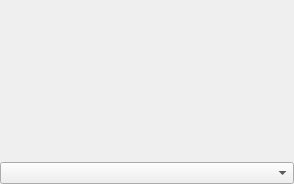
<?xml version="1.0" encoding="UTF-8"?>
<ui version="4.0">
 <class>CurrentAccountWidget</class>
 <widget class="QWidget" name="CurrentAccountWidget">
  <property name="geometry">
   <rect>
    <x>0</x>
    <y>0</y>
    <width>294</width>
    <height>184</height>
   </rect>
  </property>
  <property name="sizePolicy">
   <sizepolicy hsizetype="MinimumExpanding" vsizetype="MinimumExpanding">
    <horstretch>0</horstretch>
    <verstretch>0</verstretch>
   </sizepolicy>
  </property>
  <property name="minimumSize">
   <size>
    <width>0</width>
    <height>100</height>
   </size>
  </property>
  <property name="windowTitle">
   <string>Form</string>
  </property>
  <property name="autoFillBackground">
   <bool>false</bool>
  </property>
  <property name="styleSheet">
   <string notr="true"/>
  </property>
  <layout class="QHBoxLayout" name="horizontalLayout_2">
   <property name="spacing">
    <number>0</number>
   </property>
   <property name="leftMargin">
    <number>0</number>
   </property>
   <property name="topMargin">
    <number>0</number>
   </property>
   <property name="rightMargin">
    <number>0</number>
   </property>
   <property name="bottomMargin">
    <number>0</number>
   </property>
   <item>
    <layout class="QVBoxLayout" name="fullLayout" stretch="4,0,0">
     <property name="spacing">
      <number>0</number>
     </property>
     <item>
      <layout class="QHBoxLayout" name="idDisplayLayout" stretch="0,0,0">
       <property name="leftMargin">
        <number>10</number>
       </property>
       <property name="topMargin">
        <number>3</number>
       </property>
       <property name="rightMargin">
        <number>10</number>
       </property>
       <property name="bottomMargin">
        <number>3</number>
       </property>
       <item>
        <spacer name="horizontalSpacer_2">
         <property name="orientation">
          <enum>Qt::Horizontal</enum>
         </property>
         <property name="sizeHint" stdset="0">
          <size>
           <width>40</width>
           <height>20</height>
          </size>
         </property>
        </spacer>
       </item>
       <item alignment="Qt::AlignHCenter|Qt::AlignVCenter">
        <widget class="QLabel" name="currentAccountPixmap">
         <property name="sizePolicy">
          <sizepolicy hsizetype="MinimumExpanding" vsizetype="MinimumExpanding">
           <horstretch>0</horstretch>
           <verstretch>0</verstretch>
          </sizepolicy>
         </property>
         <property name="minimumSize">
          <size>
           <width>0</width>
           <height>60</height>
          </size>
         </property>
         <property name="text">
          <string/>
         </property>
        </widget>
       </item>
       <item>
        <spacer name="horizontalSpacer">
         <property name="orientation">
          <enum>Qt::Horizontal</enum>
         </property>
         <property name="sizeHint" stdset="0">
          <size>
           <width>40</width>
           <height>20</height>
          </size>
         </property>
        </spacer>
       </item>
      </layout>
     </item>
     <item alignment="Qt::AlignHCenter">
      <widget class="QLabel" name="accountsStatus">
       <property name="minimumSize">
        <size>
         <width>20</width>
         <height>10</height>
        </size>
       </property>
       <property name="styleSheet">
        <string notr="true">text: centered;</string>
       </property>
       <property name="text">
        <string/>
       </property>
      </widget>
     </item>
     <item>
      <widget class="QComboBox" name="currentAccountSelector"/>
     </item>
    </layout>
   </item>
  </layout>
 </widget>
 <resources/>
 <connections/>
</ui>
